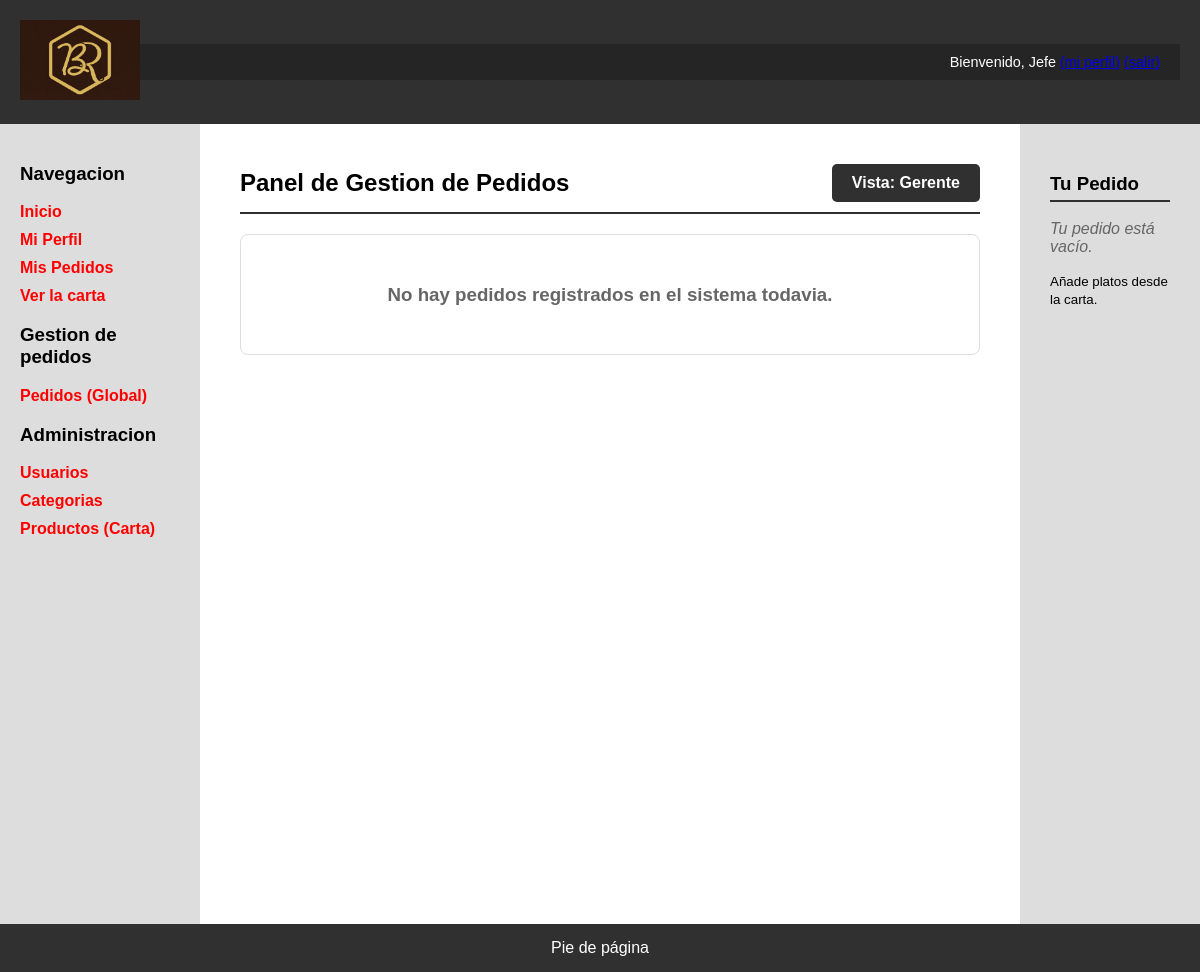
The app's page /gestion_pedidos.php (signed in), older data.
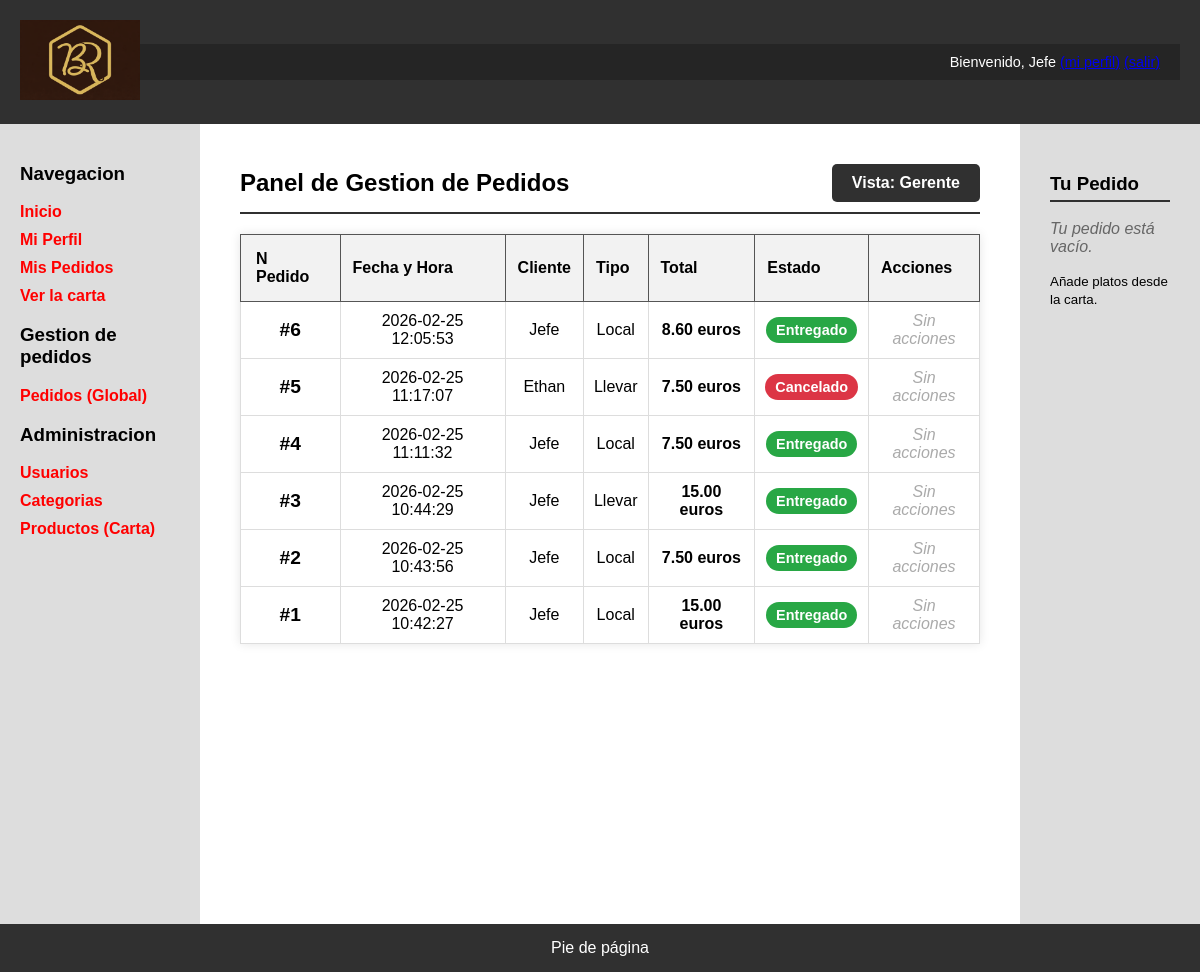
The same page, newer data.
### tables this page shows
CREATE TABLE `pedidos` (
  `id` int(11) NOT NULL,
  `id_usuario` int(11) NOT NULL,
  `numero_pedido` int(11) NOT NULL,
  `fecha` datetime DEFAULT current_timestamp(),
  `estado` enum('Recibido','En preparación','Cocinando','Listo cocina','Terminado','Entregado','Cancelado') NOT NULL DEFAULT 'Recibido',
  `tipo` enum('Local','Llevar') NOT NULL,
  `total` decimal(10,2) NOT NULL DEFAULT 0.00
);

CREATE TABLE `usuarios` (
  `id` int(11) NOT NULL,
  `nombreUsuario` varchar(30) NOT NULL,
  `password` varchar(70) NOT NULL,
  `avatar` varchar(255) DEFAULT 'default.png',
  `nombre` varchar(50) NOT NULL,
  `apellidos` varchar(100) NOT NULL,
  `email` varchar(100) NOT NULL
);

### gestion_pedidos.php (the view, shortened to what this page needs)
<?php
$conn = Aplicacion::getInstance()->getConexionBd();
$esAdmin = isset($_SESSION['esAdmin']) ? $_SESSION['esAdmin'] : false;
$nombreRol = "Personal";
if ($esAdmin) $nombreRol = "Gerente";
$query = "SELECT p.id, p.numero_pedido, p.fecha, p.estado, p.tipo, p.total, u.nombre AS nombre_cliente
          FROM Pedidos p
          JOIN usuarios u ON p.id_usuario = u.id
          ORDER BY p.fecha DESC";
$rs = $conn->query($query);
$contenidoPrincipal = <<<EOS
    <div style="display: flex; justify-content: space-between; align-items: center; border-bottom: 2px solid #303030; padding-bottom: 10px; margin-bottom: 20px;">
        <h1 style="margin: 0;">Panel de Gestion de Pedidos</h1>
        <span style="background: #303030; color: white; padding: 10px 20px; border-radius: 5px; font-weight: bold;">Vista: {$nombreRol}</span>
    </div>
EOS;
if ($rs && $rs->num_rows > 0) {
    $contenidoPrincipal .= "<table style='width:100%; text-align:center; border-collapse:collapse; background: white; box-shadow: 0 0 10px rgba(0,0,0,0.1);'>";
    $contenidoPrincipal .= "<thead style='background:#303030; color:black;'>
        <tr>
            <th style='padding: 15px; border: 1px solid #555;'>N Pedido</th>
            <th style='border: 1px solid #555;'>Fecha y Hora</th>
            <th style='border: 1px solid #555;'>Cliente</th>
            <th style='border: 1px solid #555;'>Tipo</th>
            <th style='border: 1px solid #555;'>Total</th>
            <th style='border: 1px solid #555;'>Estado</th>
            <th style='border: 1px solid #555;'>Acciones</th>
        </tr>
    </thead><tbody>";
    while ($fila = $rs->fetch_assoc()) {
        $totalFmt = number_format($fila['total'], 2, '.', '');
        $colorEstado = '#6c757d';
        switch ($fila['estado']) {
            case 'Terminado':
            case 'Entregado': $colorEstado = '#28a745'; break;
            case 'Cancelado': $colorEstado = '#dc3545'; break;
        }
        $badgeEstado = "<span style='background: {$colorEstado}; color: white; padding: 5px 10px; border-radius: 15px; font-size: 0.9em; font-weight: bold;'>{$fila['estado']}</span>";
        $contenidoPrincipal .= "<tr style='border-bottom: 1px solid #eee;'>";
        $contenidoPrincipal .= "<td style='padding: 15px; font-weight: bold; font-size: 1.2em; border: 1px solid #ddd;'>#{$fila['numero_pedido']}</td>";
        $contenidoPrincipal .= "<td style='border: 1px solid #ddd;'>{$fila['fecha']}</td>";
        $contenidoPrincipal .= "<td style='border: 1px solid #ddd;'>{$fila['nombre_cliente']}</td>";
        $contenidoPrincipal .= "<td style='border: 1px solid #ddd;'>{$fila['tipo']}</td>";
        $contenidoPrincipal .= "<td style='border: 1px solid #ddd;'><strong>{$totalFmt} euros</strong></td>";
        $contenidoPrincipal .= "<td style='border: 1px solid #ddd;'>{$badgeEstado}</td>";
        $contenidoPrincipal .= "<td style='border: 1px solid #ddd;'>";
        if ($fila['estado'] === 'Recibido') {
            $contenidoPrincipal .= "
                <form action='gestion_pedidos.php' method='POST' style='display:inline;'>
                    <input type='hidden' name='id_pedido' value='{$fila['id']}'>
                    <input type='hidden' name='accion' value='cancelar'>
                    <button type='submit' style='background:#dc3545; color:white; border:none; padding:8px 15px; border-radius:5px; cursor:pointer; font-weight:bold;'>Cancelar</button>
                </form>
            ";
        } else {
            $contenidoPrincipal .= "<span style='color: #aaa; font-style: italic;'>Sin acciones</span>";
        }
        $contenidoPrincipal .= "</td>";
        $contenidoPrincipal .= "</tr>";
    }
    $contenidoPrincipal .= "</tbody></table>";
} else {
    $contenidoPrincipal .= "<div style='background: #fff; padding: 30px; text-align: center; border: 1px solid #ddd; border-radius: 8px;'>
        <h3 style='color: #666;'>No hay pedidos registrados en el sistema todavia.</h3>
    </div>";
}
require 'includes/vistas/plantillas/plantilla.php';
?>

### includes/vistas/plantillas/plantilla.php (shortened to what this page needs)
<!DOCTYPE html>
<html lang="es">
<head>
	<link rel="stylesheet" type="text/css" href="css/estilo.css?v=1.1">
</head>
<body>
<div id="contenedor">
<?php
require('includes/vistas/comun/cabecera.php');
require('includes/vistas/comun/sideBarIzq.php');
?>
    <main>
        <article>
            <?= $contenidoPrincipal ?>
        </article>
    </main>
<?php
require('includes/vistas/comun/sidebarDer.php');
require('includes/vistas/comun/pie.php');
?>
</div>
</body>
</html>

### includes/vistas/comun/cabecera.php
<?php
function mostrarSaludo() {
    if (isset($_SESSION['login']) && ($_SESSION['login']===true)) {
        return "Bienvenido, {$_SESSION['nombre']}
                <a href='perfil.php'>(mi perfil)</a>
                <a href='logout.php'>(salir)</a>";
    } else {
        return "Usuario desconocido. <a href='login.php'>Login</a> <a href='registro.php'>Registro</a>";
    }
}
?>
<header>
	<a href="index.php" id="logo-enlace">
		<img src="img/Logo.png" alt="Ir al inicio" id="logo-cabecera" height="100">
	</a>
	<div class="saludo"><?= mostrarSaludo(); ?></div>
</header>

### includes/vistas/comun/sideBarIzq.php (shortened to what this page needs)
<nav id="sidebarIzq">
    <h3>Navegacion</h3>
    <ul>
        <li><a href="index.php">Inicio</a></li>
        <?php if (isset($_SESSION['login']) && $_SESSION['login'] === true): ?>
            <li><a href="perfil.php">Mi Perfil</a></li>
            <li><a href="mis_pedidos.php">Mis Pedidos</a></li>
        <?php endif; ?>
        <li><a href="carta.php">Ver la carta</a></li>
    </ul>
    <?php
        $esAdmin = isset($_SESSION['esAdmin']) ? $_SESSION['esAdmin'] : false;
        $esCamarero = isset($_SESSION['esCamarero']) ? $_SESSION['esCamarero'] : false;
        $esCocinero = isset($_SESSION['esCocinero']) ? $_SESSION['esCocinero'] : false;
        $esPersonal = $esAdmin || $esCamarero || $esCocinero;
    ?>
    <?php if ($esPersonal): ?>
        <h3>Gestion de pedidos</h3>
        <ul>
            <li><a href="gestion_pedidos.php">Pedidos (Global)</a></li>
        </ul>
    <?php endif; ?>
    <?php if ($esAdmin): ?>
        <h3>Administracion</h3>
        <ul>
            <li><a href="admin_usuarios.php">Usuarios</a></li>
            <li><a href="admin_categorias.php">Categorias</a></li>
            <li><a href="admin_productos.php">Productos (Carta)</a></li>
        </ul>
    <?php endif; ?>
</nav>

### includes/vistas/comun/sideBarDer.php
<aside id="sidebarDer">
	<div id="mini-carrito" style="padding: 10px;">
    <h3 style="border-bottom: 2px solid #303030; padding-bottom: 5px;">Tu Pedido</h3>
    <?php
    if (isset($_SESSION['carrito']) && count($_SESSION['carrito']) > 0) {
        $totalArticulos = array_sum($_SESSION['carrito']);
        echo "<p>Tienes <strong>$totalArticulos</strong> artículos.</p>";
        echo '<a href="carrito.php" style="display: block; text-align: center; background-color: #28a745; color: white; padding: 10px; text-decoration: none; border-radius: 5px; font-weight: bold; margin-top: 15px;">';
        echo 'Revisar y Pagar';
        echo '</a>';
        echo '<form action="procesar_carrito.php" method="POST" style="margin-top: 10px; text-align: center;">';
        echo '<input type="hidden" name="accion" value="vaciar">';
        echo '<button type="submit" style="background: none; border: none; color: red; text-decoration: underline; cursor: pointer;">Vaciar carrito</button>';
        echo '</form>';
    } else {
        echo "<p style='color: #666; font-style: italic;'>Tu pedido está vacío.</p>";
        echo "<p><small>Añade platos desde la carta.</small></p>";
    }
    ?>
</div>
</aside>

### includes/vistas/comun/pie.php
<footer>
	Pie de página
</footer>

### CSS/estilo.css (style rules this page uses)
body { background-color: #CDCDCD; margin: 0; font-family: Arial, sans-serif; }
div#contenedor { width: 100%; max-width: 100%; margin: 0; display: flex; flex-wrap: wrap; background-color: #303030; }
header { width: 100%; padding: 20px; background-color: #303030; color: white; display: flex; justify-content: space-between; align-items: center; box-sizing: border-box; }
header img { height: 80px; }
div.saludo { width: 100%; text-align: right; padding: 10px 20px; background-color: #252525; color: white; font-size: 0.9em; box-sizing: border-box; }
nav { width: 200px; padding: 20px; background-color: #dddddd; box-sizing: border-box; flex-shrink: 0; }
main { flex: 1; padding: 40px; background-color: white; min-height: 800px; box-sizing: border-box; }
aside { width: 180px; padding: 20px; background-color: #dddddd; box-sizing: border-box; flex-shrink: 0; }
footer { width: 100%; padding: 15px; background-color: #303030; color: white; text-align: center; box-sizing: border-box; }
table { width: 100%; border-collapse: collapse; margin-top: 20px; }
th { background-color: #f2f2f2; padding: 12px; border: 1px solid #ccc; text-align: left; }
td { padding: 10px; border: 1px solid #eee; }
nav ul { list-style: none; padding: 0; }
nav a { text-decoration: none; color: red; font-weight: bold; display: block; margin: 10px 0; }

Row changes from the older to the newer data that the page shows:
added pedidos: numero_pedido "6", fecha "2026-02-25 12:05:53", id_usuario.nombre "Jefe", tipo "Local", total "8.60", estado "Entregado", shows "Sin acciones"
added pedidos: numero_pedido "5", fecha "2026-02-25 11:17:07", id_usuario.nombre "Ethan", tipo "Llevar", total "7.50", estado "Cancelado", shows "Sin acciones"
added pedidos: numero_pedido "4", fecha "2026-02-25 11:11:32", id_usuario.nombre "Jefe", tipo "Local", total "7.50", estado "Entregado", shows "Sin acciones"
added pedidos: numero_pedido "3", fecha "2026-02-25 10:44:29", id_usuario.nombre "Jefe", tipo "Llevar", total "15.00", estado "Entregado", shows "Sin acciones"
added pedidos: numero_pedido "2", fecha "2026-02-25 10:43:56", id_usuario.nombre "Jefe", tipo "Local", total "7.50", estado "Entregado", shows "Sin acciones"
added pedidos: numero_pedido "1", fecha "2026-02-25 10:42:27", id_usuario.nombre "Jefe", tipo "Local", total "15.00", estado "Entregado", shows "Sin acciones"
Text that changed along with them:
text no longer shown: "No hay pedidos registrados en el sistema todavia."
text now shown: "N Pedido Fecha y Hora Cliente Tipo Total Estado Acciones"
